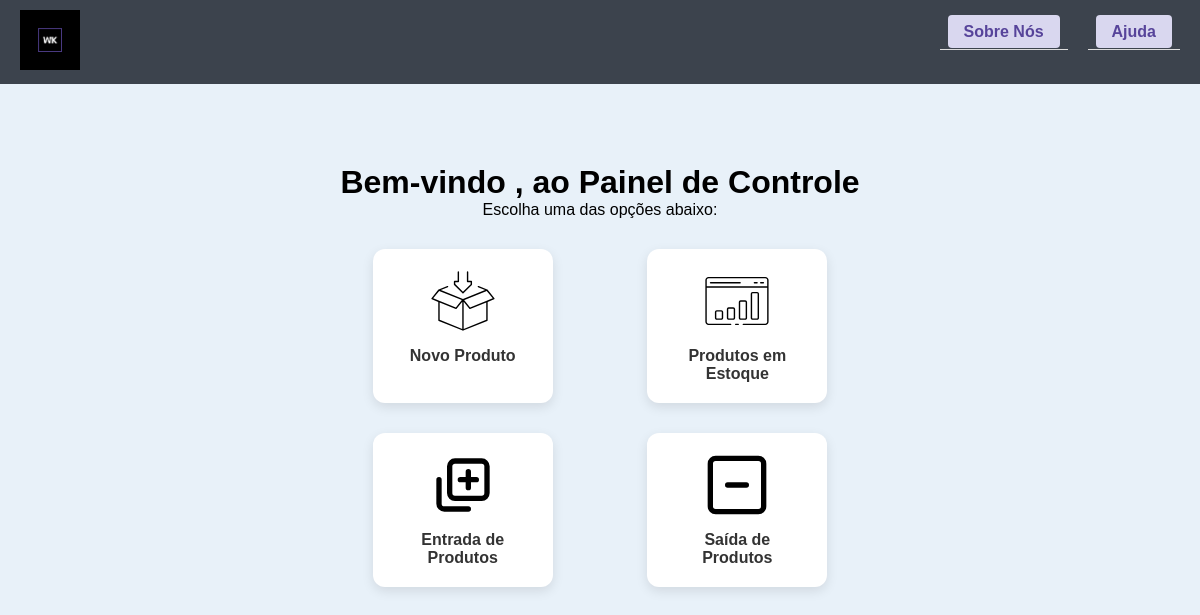
/menu/, run on an earlier commit of the app's database.
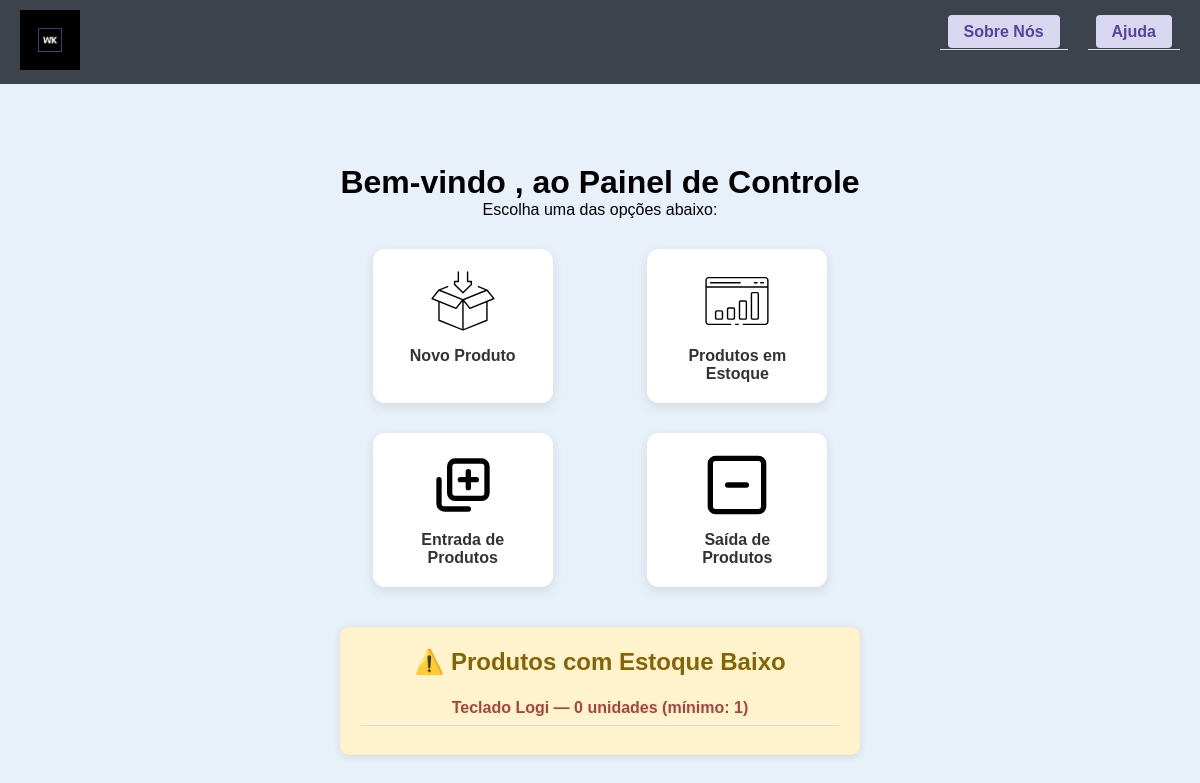
And on a later commit of the database.
### app/models.py (models this page shows)
class Produto(db.Model):
    id = db.Column(db.Integer, primary_key=True)
    nome = db.Column(db.String, nullable=True)
    quantidade = db.Column(db.Integer, nullable=True)
    quantidade_minima = db.Column(db.Integer, nullable=True, default = 0)
    descricao = db.Column(db.Text, nullable=True)

### app/views.py (the view)
@app.route('/menu/')
def menu():
    produtos_alerta = Produto.query.filter(Produto.quantidade < Produto.quantidade_minima).all()
    return render_template('menu.html', produtos_alerta=produtos_alerta)

### app/templates/menu.html (shortened to what this page needs)
{% extends 'base.html' %}
{% block content %}
<div class="dashboard">
    <h1>Bem-vindo {{ current_user.login_nome }}, ao Painel de Controle</h1>
    <p>Escolha uma das opções abaixo:</p>
    <div class="dashboard-grid">
        <a href="{{ url_for('cadastrar_produto') }}" class="dashboard-card">
            <img src="{{ url_for('static', filename='images/icon_new_products.svg') }}" alt="Novo Produto">
            <span>Novo Produto</span>
        </a>
        <a href="{{ url_for('produtos') }}" class="dashboard-card">
            <img src="{{ url_for('static', filename='images/icon_reports.svg') }}" alt="Produtos em Estoque">
            <span>Produtos em Estoque</span>
        </a>
        <a href="{{ url_for('produtos') }}" class="dashboard-card">
            <img src="{{ url_for('static', filename='images/icon_add.svg') }}" alt="Entrada">
            <span>Entrada de Produtos</span>
        </a>
        <a href="{{ url_for('produtos') }}" class="dashboard-card">
            <img src="{{ url_for('static', filename='images/icon_remove.svg') }}" alt="Saída">
            <span>Saída de Produtos</span>
        </a>
    </div>
    {% if produtos_alerta %}
    <div class="alerta-estoque">
        <h2>⚠️ Produtos com Estoque Baixo</h2>
        <ul>
            {% for produto in produtos_alerta %}
                <li class="alerta">
                    {{ produto.nome }} — {{ produto.quantidade }} unidades (mínimo: {{ produto.quantidade_minima }})
                </li>
            {% endfor %}
        </ul>
    </div>
{% endif %}
</div>
{% endblock %}

### app/templates/base.html (shortened to what this page needs)
<!DOCTYPE html>
<html lang="pt-BR">
<head>
    <link rel="stylesheet" href="{{ url_for('static', filename='css/style.css') }}">
</head>
<body>
    <header id="menu_superior">
        <div class="header-content">
            <a href="/">
                <img src="{{ url_for('static', filename='images/logo.png') }}" class="logo">
            </a>
            <nav>
                <ul class="nav_header">
                    <li><a href="{{ url_for('wk') }}">Sobre Nós</a></li>
                    <li><a href="{{ url_for('ajuda') }}">Ajuda</a></li>
                </ul>
            </nav>
        </div>
    </header>
    <div id="container">
        {% block content %}{% endblock %}
    </div>
</body>
</html>

### app/static/css/style.css (style rules this page uses)
* { margin: 0; padding: 0; box-sizing: border-box; }
body { font-family: 'Trebuchet MS', sans-serif; background-color: #e8f1f9; min-width: 370px; }
header { background-color: rgba(31, 37, 47, 0.85); padding: 10px 20px; display: flex; align-items: center; justify-content: space-between; }
.nav_header { position: fixed; top: 15px; right: 20px; display: flex; gap: 20px; z-index: 1000; }
.logo { height: 60px; }
.nav_header { display: flex; }
nav ul { list-style-type: none; display: flex; gap: 20px; }
nav a { background-color: #d9d7ef; color: #57449a; padding: 8px 16px; text-decoration: none; border-radius: 4px; font-weight: bold; }
#container { display: flex; justify-content: center; padding: 40px 20px; }
ul { list-style-type: none; padding: 0; }
ul li { padding: 8px; border-bottom: 1px solid #ddd; }
ul li.alerta { color: red; font-weight: bold; }
.dashboard { text-align: center; padding: 40px 20px; }
.dashboard-grid { display: grid; grid-template-columns: repeat(auto-fit, minmax(180px, 1fr)); gap: 30px; margin-top: 30px; justify-items: center; }
.dashboard-card { background-color: #fff; border-radius: 12px; padding: 20px; width: 180px; text-align: center; box-shadow: 0 4px 12px rgba(0,0,0,0.1); transition: transform 0.2s ease, box-shadow 0.2s ease; text-decoration: none; color: #333; }
.dashboard-card img { width: 64px; height: 64px; margin-bottom: 10px; }
.dashboard-card span { display: block; font-weight: bold; font-size: 16px; }
.alerta-estoque { background-color: #fff3cd; border: 1px solid #ffeeba; padding: 20px; margin-top: 40px; border-radius: 8px; box-shadow: 0 2px 8px rgba(0,0,0,0.1); }
.alerta-estoque h2 { color: #856404; margin-bottom: 15px; }
.alerta-estoque ul li.alerta { color: #a94442; font-weight: bold; margin-bottom: 8px; }

What changed in the data, as far as the page shows it:
added Produto: nome "Teclado Logi", quantidade "0", quantidade_minima "1"
Also different on the page:
text now shown: "⚠️ Produtos com Estoque Baixo"
